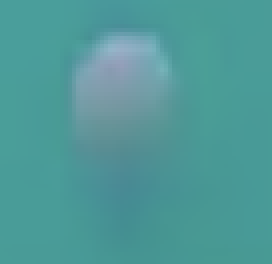
%> input picture somi/red_init.jpg, 68 x 66 px (shown 4 times larger)
$ octave template_mathcing.m   (GNU Octave 9; MATLAB toolbox functions it lacks are replaced by stand-ins)
%> lines starting %> are read from the running program, lines starting %| are printed output that depends on the picture
J = imread('red_init.jpg');
%> J is the input picture: size 66x68x3 uint8; mean R, G, B 79.1, 153.5, 153
grey = rgb2gray(J);
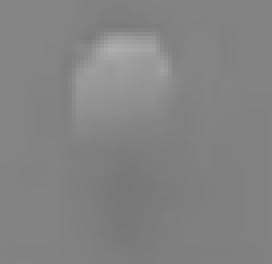
%> grey: size 66x68 uint8 (shown 4 times larger); min 119, max 173, mean 131.2
grey = double(grey);
%> grey: size 66x68 double
[px,py] = gradient(grey);
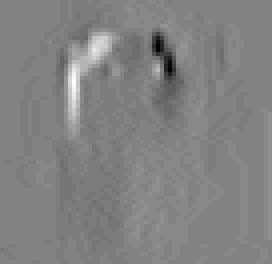
%> px: size 66x68 double (shown 4 times larger); min -10.5, max 10, mean -0.0206; drawn with min black and max white
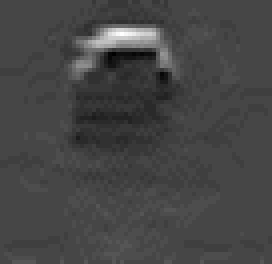
%> py: size 66x68 double (shown 4 times larger); min -5, max 13, mean -0.0465; drawn with min black and max white

disp(px);
disp(py);
disp(grey);

thres = 0;
px_idx = find(abs(px)<thres);
%> px_idx = []
py_idx = find(abs(py)<thres);
%> py_idx = []
px(px_idx) = 0;
py(px_idx) = 0;

figure;
quiver(px,py);
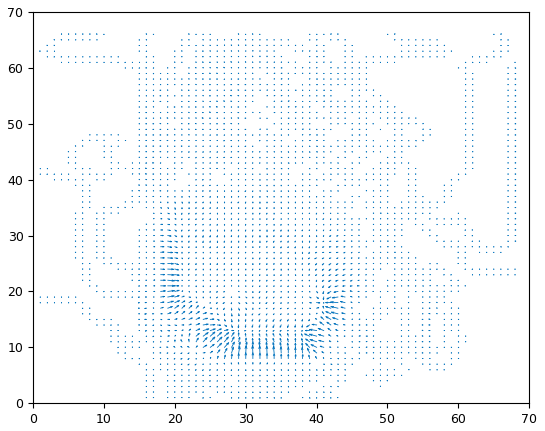
%> figure redrawn from the program's plot data; highest point at x = 4, y = 66.1

$ run again, with somi/red.jpg copied over somi/red_init.jpg
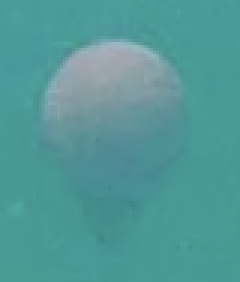
%> input picture somi/red.jpg, 80 x 94 px (shown 3 times larger)
%> J is the input picture: size 94x80x3 uint8; mean R, G, B 82.1, 152.6, 151.9
%> `[px,py] = gradient(grey);`:
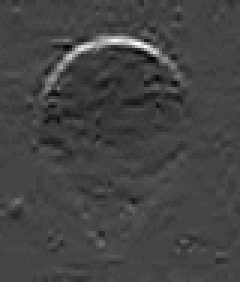
%> py: size 94x80 double (shown 3 times larger); min -8, max 22, mean 0; drawn with min black and max white
%> px_idx = []
%> `quiver(px,py);`:
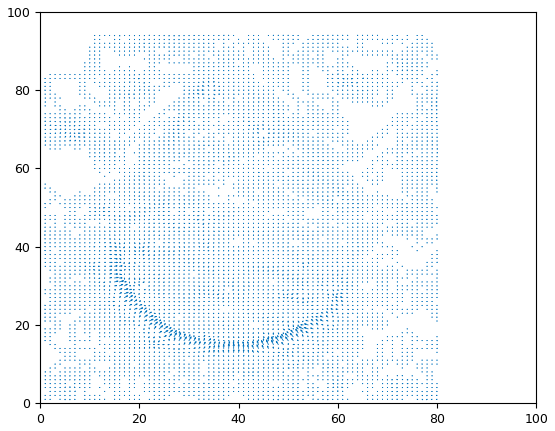
%> figure redrawn from the program's plot data; highest point at x = 21.97, y = 94.05
